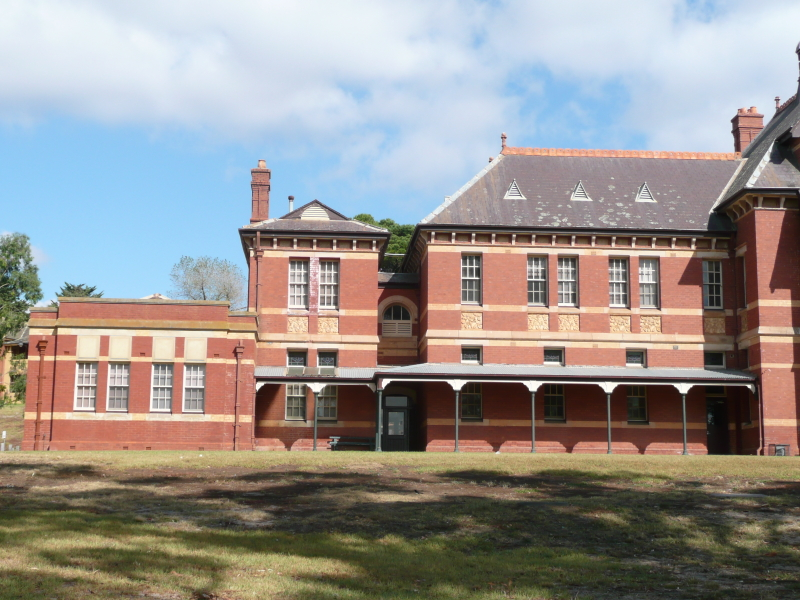
//> input picture workshop/panorama_image1.jpg, 800 x 600 px
$ ./stitchingAdvanced   (built with g++ and OpenCV 4)
//> lines starting //> are read from the running program, lines starting //| are printed output that depends on the picture; after the words box and inside, x2 and y2 are one past the last pixel; in counts of white or black regions, pixels touching at a corner belong together
#include <iostream>
#include <string>
#include "opencv2/opencv_modules.hpp"
#include "opencv2/core/utility.hpp"
#include "opencv2/imgcodecs.hpp"
#include "opencv2/highgui.hpp"
#include "opencv2/features2d.hpp"
#include "opencv2/stitching/detail/blenders.hpp"
#include "opencv2/stitching/detail/camera.hpp"
#include "opencv2/stitching/detail/exposure_compensate.hpp"
#include "opencv2/stitching/detail/matchers.hpp"
#include "opencv2/stitching/detail/motion_estimators.hpp"
#include "opencv2/stitching/detail/seam_finders.hpp"
#include "opencv2/stitching/detail/util.hpp"
#include "opencv2/stitching/detail/warpers.hpp"
#include "opencv2/stitching/warpers.hpp"

#include <variant>

using namespace std;
using namespace cv;
using namespace cv::detail;

int main(int argc, char* argv[])
{
    // Default parameters
    vector<String> img_names;
    double scale = 1;
    string features_type = "orb";    //"surf" or "orb" features type
    float match_conf = 0.3f;
    float conf_thresh = 1.f;
    string adjuster_method = "ray";  //"reproj" or "ray" adjuster method
    bool do_wave_correct = true;
    WaveCorrectKind wave_correct_type = WAVE_CORRECT_HORIZ;
    string warp_type = "spherical";
    int expos_comp_type = ExposureCompensator::GAIN_BLOCKS;
    string seam_find_type = "gc_color";
    float blend_strength = 5;
    int blend_type = Blender::MULTI_BAND;
    string result_name = "panorama_result.jpg";

    double start_time = getTickCount();


    // 1-Input images
    if(argc > 1)
    {
        for(int i=1; i < argc; i++)
            img_names.push_back(argv[i]);
    }
    else
    {
        img_names.push_back("panorama_image1.jpg");
        img_names.push_back("panorama_image2.jpg");
    }
    // Check if have enough images
    int num_images = static_cast<int>(img_names.size());
    if (num_images < 2) {cout << "Need more images" << endl; return -1; }


    // 2- Resize images and find features steps
    cout << "Finding features..." << endl;
    double t = getTickCount();

    Ptr<Feature2D> finder;
    if (features_type == "surf") {
        finder = SIFT::create();
    } else if (features_type == "orb") {
        finder = ORB::create();
    } else {
        cout << "Unknown 2D features type: '" << features_type << endl; return -1;
    }

    Mat full_img, img;
    vector<ImageFeatures> features(num_images);
    vector<Mat> images(num_images);
    vector<Size> full_img_sizes(num_images);

    for (int i = 0; i < num_images; ++i)
    {
        full_img = imread(img_names[i]);
//> full_img is the input picture: 600 rows x 800 cols, CV_8UC3; mean B, G, R 142.7, 146.1, 151
        full_img_sizes[i] = full_img.size();

        if (full_img.empty()) {cout << "Can't open image " << img_names[i] << endl; return -1; }

        resize(full_img, img, Size(), scale, scale);
        images[i] = img.clone();

        computeImageFeatures(finder, img, features[i]);
        features[i].img_idx = i;
        cout << "Features in image #" << i+1 << " are : " << features[i].keypoints.size() << endl;
    }
//> pass 2 of the loop `for (int i = 0; i < num_images; ++i)`:
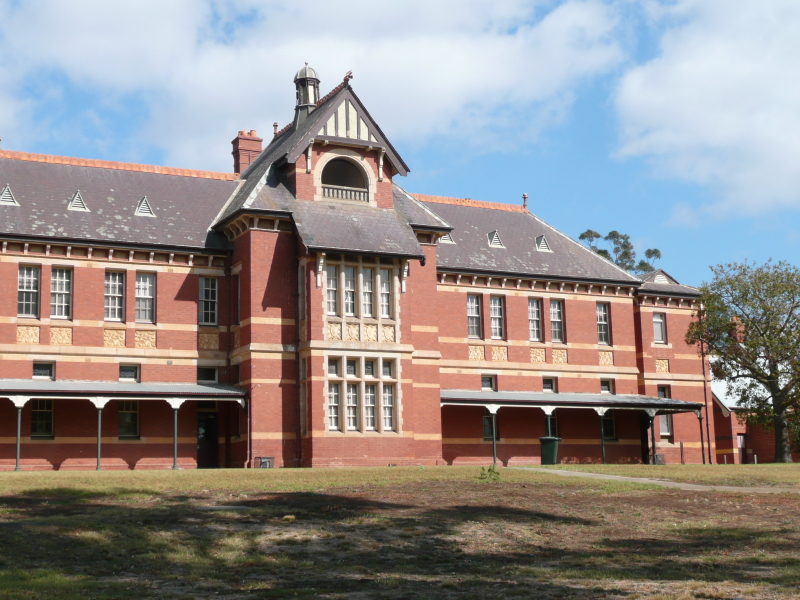
//> input picture workshop/panorama_image2.jpg, 800 x 600 px
//> full_img is the input picture: 600 rows x 800 cols, CV_8UC3; mean B, G, R 138.5, 139.8, 145.8
    // finder_sift->collectGarbage();

    full_img.release();
    img.release();
    cout << "Finding features, time: " << ((getTickCount() - t) / getTickFrequency()) << " sec" << endl;


    // 3- Match features
    cout << "Pairwise matching" << endl;
    t = getTickCount();
    vector<MatchesInfo> pairwise_matches;
    BestOf2NearestMatcher matcher(false, match_conf);
    matcher(features, pairwise_matches);
    matcher.collectGarbage();
    cout << "Pairwise matching, time: " << ((getTickCount() - t) / getTickFrequency()) << " sec" << endl;


    // 4- Select images and matches subset to build the panorama
    vector<int> indices = leaveBiggestComponent(features, pairwise_matches, conf_thresh);
    vector<Mat> img_subset;
    vector<String> img_names_subset;
    vector<Size> full_img_sizes_subset;
    for (size_t i = 0; i < indices.size(); ++i)
    {
        img_names_subset.push_back(img_names[indices[i]]);
        img_subset.push_back(images[indices[i]]);
        full_img_sizes_subset.push_back(full_img_sizes[indices[i]]);
    }
    images = img_subset;
    img_names = img_names_subset;
    full_img_sizes = full_img_sizes_subset;


    // Estimate camera parameters rough
    HomographyBasedEstimator estimator;
    vector<CameraParams> cameras;
    if (!estimator(features, pairwise_matches, cameras)){cout << "Homography estimation failed." << endl; return -1; }

    for (size_t i = 0; i < cameras.size(); ++i)
    {
        Mat R;
        cameras[i].R.convertTo(R, CV_32F);
        cameras[i].R = R;
        cout << "Initial intrinsic  #" << indices[i]+1 << ":\n" << cameras[i].K() << endl;
    }


    // 5- Refine camera parameters globally
    Ptr<BundleAdjusterBase> adjuster;
    if (adjuster_method == "reproj")
        // "reproj" method
        adjuster = makePtr<BundleAdjusterReproj>();
    else // "ray" method
        adjuster = makePtr<BundleAdjusterRay>();

    adjuster->setConfThresh(conf_thresh);
    if (!(*adjuster)(features, pairwise_matches, cameras)) {cout << "Camera parameters adjusting failed." << endl; return -1; }

    // Find median focal length
    vector<double> focals;
    for (size_t i = 0; i < cameras.size(); ++i)
    {
        cout << "Camera #" << indices[i]+1 << ":\n" << cameras[i].K() << endl;
        focals.push_back(cameras[i].focal);
    }
    sort(focals.begin(), focals.end());
    float warped_image_scale;
    if (focals.size() % 2 == 1)
        warped_image_scale = static_cast<float>(focals[focals.size() / 2]);
    else
        warped_image_scale = static_cast<float>(focals[focals.size() / 2 - 1] + focals[focals.size() / 2]) * 0.5f;


    // 6- Wave correlation (optional)
    if (do_wave_correct)
    {
        vector<Mat> rmats;
        for (size_t i = 0; i < cameras.size(); ++i)
            rmats.push_back(cameras[i].R.clone());

        waveCorrect(rmats, wave_correct_type);
        for (size_t i = 0; i < cameras.size(); ++i)
            cameras[i].R = rmats[i];
    }


    // 7- Warp images
    cout << "Warping images (auxiliary)... " << endl;
    t = getTickCount();
    vector<Point> corners(num_images);
    vector<UMat> masks_warped(num_images);
    vector<UMat> images_warped(num_images);
    vector<Size> sizes(num_images);
    vector<UMat> masks(num_images);

    // Prepare images masks
    for (int i = 0; i < num_images; ++i)
    {
        masks[i].create(images[i].size(), CV_8U);
        masks[i].setTo(Scalar::all(255));
    }

    // Map projections
    Ptr<WarperCreator> warper_creator;
    if (warp_type == "rectilinear")
        warper_creator = makePtr<cv::CompressedRectilinearWarper>(2.0f, 1.0f);

    else if (warp_type == "cylindrical")
        warper_creator = makePtr<cv::CylindricalWarper>();

    else if (warp_type == "spherical")
        warper_creator = makePtr<cv::SphericalWarper>();

    else if (warp_type == "stereographic")
        warper_creator = makePtr<cv::StereographicWarper>();

    else if (warp_type == "panini")
        warper_creator = makePtr<cv::PaniniWarper>(2.0f, 1.0f);

    if (!warper_creator){ cout << "Can't create the following warper '" << warp_type << endl; return 1; }

    Ptr<RotationWarper> warper = warper_creator->create(static_cast<float>(warped_image_scale * scale));

    for (int i = 0; i < num_images; ++i)
    {
        Mat_<float> K;
        cameras[i].K().convertTo(K, CV_32F);
        float swa = (float)scale;
        K(0,0) *= swa; K(0,2) *= swa;
        K(1,1) *= swa; K(1,2) *= swa;

        corners[i] = warper->warp(images[i], K, cameras[i].R, INTER_LINEAR, BORDER_REFLECT, images_warped[i]);
        sizes[i] = images_warped[i].size();

        warper->warp(masks[i], K, cameras[i].R, INTER_NEAREST, BORDER_CONSTANT, masks_warped[i]);
    }

    vector<UMat> images_warped_f(num_images);
    for (int i = 0; i < num_images; ++i)
        images_warped[i].convertTo(images_warped_f[i], CV_32F);

    cout << "Warping images, time: " << ((getTickCount() - t) / getTickFrequency()) << " sec" << endl;


    // 8- Compensate exposure errors
    Ptr<ExposureCompensator> compensator = ExposureCompensator::createDefault(expos_comp_type);
    compensator->feed(corners, images_warped, masks_warped);


    // 9- Find seam masks
    Ptr<SeamFinder> seam_finder;
    if (seam_find_type == "no")
        seam_finder = makePtr<NoSeamFinder>();

    else if (seam_find_type == "voronoi")
        seam_finder = makePtr<VoronoiSeamFinder>();

    else if (seam_find_type == "gc_color")
        seam_finder = makePtr<GraphCutSeamFinder>(GraphCutSeamFinderBase::COST_COLOR);

    else if (seam_find_type == "gc_colorgrad")
        seam_finder = makePtr<GraphCutSeamFinder>(GraphCutSeamFinderBase::COST_COLOR_GRAD);

    else if (seam_find_type == "dp_color")
        seam_finder = makePtr<DpSeamFinder>(DpSeamFinder::COLOR);

    else if (seam_find_type == "dp_colorgrad")
        seam_finder = makePtr<DpSeamFinder>(DpSeamFinder::COLOR_GRAD);

    if (!seam_finder){cout << "Can't create the following seam finder '" << seam_find_type << endl; return 1; }
    seam_finder->find(images_warped_f, corners, masks_warped);

    // Release unused memory
    images.clear();
    images_warped.clear();
    images_warped_f.clear();
    masks.clear();


    // 10- Create a blender
    Ptr<Blender> blender = Blender::createDefault(blend_type, false);
    Size dst_sz = resultRoi(corners, sizes).size();
//> dst_sz = Size(1284, 601)
    float blend_width = sqrt(static_cast<float>(dst_sz.area())) * blend_strength / 100.f;
//> blend_width = 43.92
    if (blend_width < 1.f)
        blender = Blender::createDefault(Blender::NO, false);

    else if (blend_type == Blender::MULTI_BAND)
    {
        MultiBandBlender* mb = dynamic_cast<MultiBandBlender*>(blender.get());
        mb->setNumBands(static_cast<int>(ceil(log(blend_width)/log(2.)) - 1.));
        cout << "Multi-band blender, number of bands: " << mb->numBands() << endl;
    }
    else if (blend_type == Blender::FEATHER)
    {
        FeatherBlender* fb = dynamic_cast<FeatherBlender*>(blender.get());
        fb->setSharpness(1.f/blend_width);
        cout << "Feather blender, sharpness: " << fb->sharpness() << endl;
    }
    blender->prepare(corners, sizes);


    // 11- Compositing step
    cout << "Compositing..." << endl;
    t = getTickCount();
    Mat img_warped, img_warped_s;
    Mat dilated_mask, seam_mask, mask, mask_warped;

    for (int img_idx = 0; img_idx < num_images; ++img_idx)
    {
        cout << "Compositing image #" << indices[img_idx]+1  << endl;

        // 11.1- Read image and resize it if necessary
        full_img = imread(img_names[img_idx]);

        if (abs(scale - 1) > 1e-1)
            resize(full_img, img, Size(), scale, scale);
        else
            img = full_img;

        full_img.release();
        Size img_size = img.size();
//> img_size = Size(800, 600)

        Mat K;
        cameras[img_idx].K().convertTo(K, CV_32F);

        // 11.2- Warp the current image
        warper->warp(img, K, cameras[img_idx].R, INTER_LINEAR, BORDER_REFLECT, img_warped);
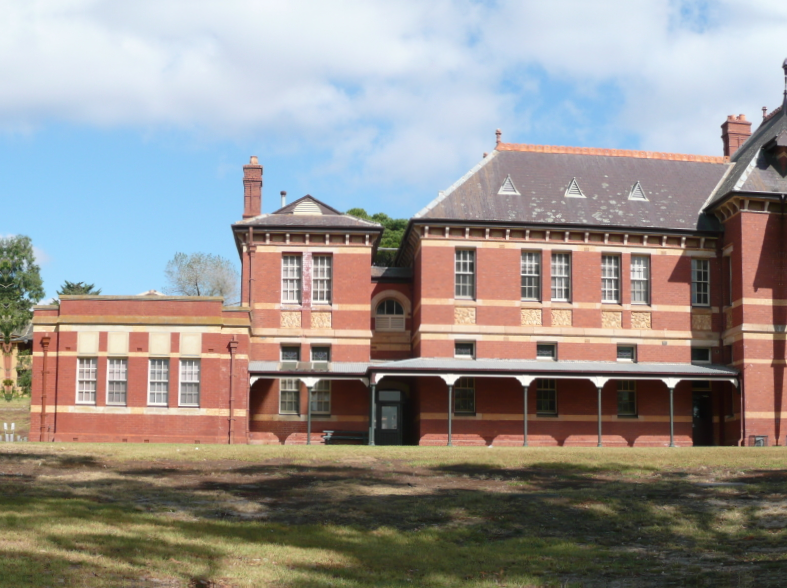
//> img_warped: 588 rows x 787 cols, CV_8UC3; mean B, G, R 143.1, 146.4, 151.3

        // Warp the current image mask
        mask.create(img_size, CV_8U);
        mask.setTo(Scalar::all(255));
        warper->warp(mask, K, cameras[img_idx].R, INTER_NEAREST, BORDER_CONSTANT, mask_warped);

        // 11.3- Compensate exposure error step
        compensator->apply(img_idx, corners[img_idx], img_warped, mask_warped);

        img_warped.convertTo(img_warped_s, CV_16S);
        img_warped.release();
        img.release();
        mask.release();

        dilate(masks_warped[img_idx], dilated_mask, Mat());
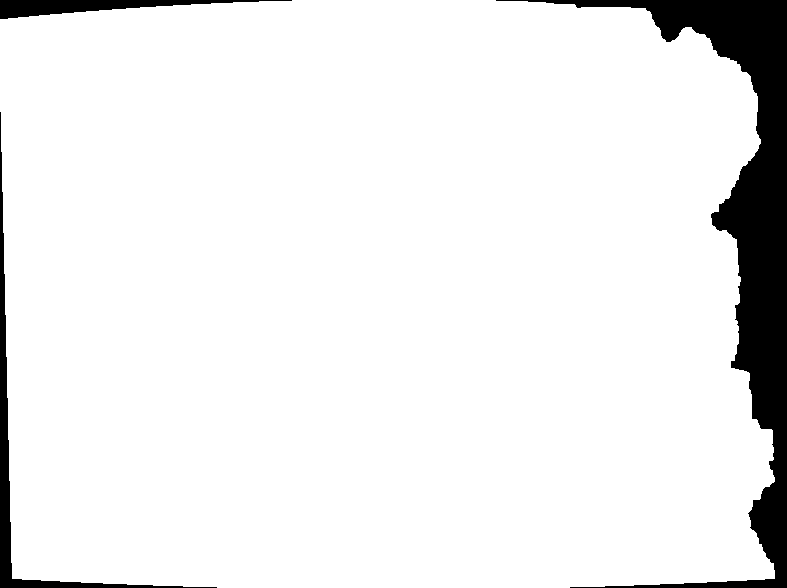
//> dilated_mask: 588 rows x 787 cols, CV_8UC1; 92.6% white; 3 black regions, box (x1, y1, x2, y2) and area: (496, 0, 787, 588) 27849, (0, 112, 217, 588) 3896, (0, 0, 292, 19) 2358
        resize(dilated_mask, seam_mask, mask_warped.size());
        mask_warped = seam_mask & mask_warped;
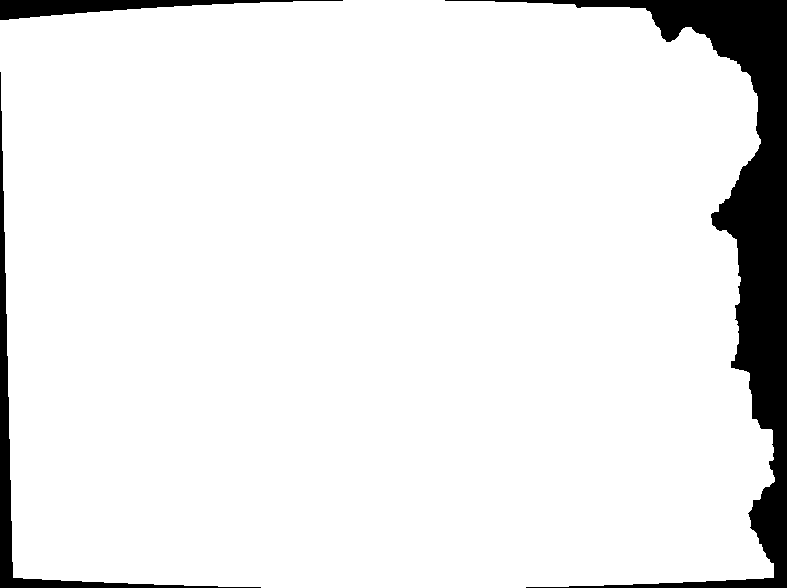
//> mask_warped: 588 rows x 787 cols, CV_8UC1; 92.3% white; 3 black regions, box (x1, y1, x2, y2) and area: (445, 0, 787, 588) 28220, (0, 72, 261, 588) 4672, (0, 0, 343, 20) 2720

        // 11.4- Blending images step
        blender->feed(img_warped_s, mask_warped, corners[img_idx]);

    }
//> pass 2 of the loop `for (int img_idx = 0; img_idx < num_images; ++img_idx)`:
//| Compositing image #2
//> K = [[1163.6, 0, 400], [0, 1163.6, 300], [0, 0, 1]]
//> `warper->warp(mask, K, cameras[img_idx].R, INTER_NEAREST, BORDER_CONSTA..`:
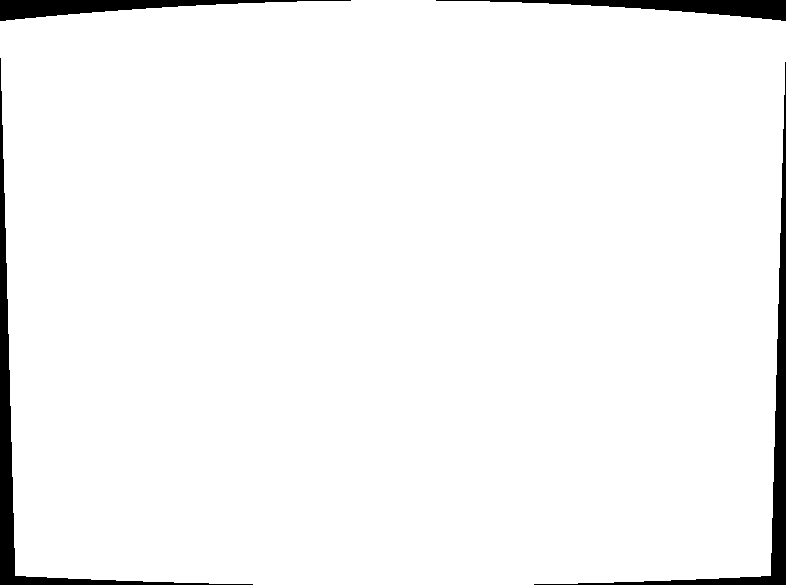
//> mask_warped: 585 rows x 786 cols, CV_8UC1; 96.5% white; 4 black regions, box (x1, y1, x2, y2) and area: (0, 58, 253, 585) 5261, (534, 62, 786, 585) 5180, (0, 0, 351, 21) 2829, (436, 0, 786, 21) 2808
//> img_idx = 1
//> img_warped_s: 585 rows x 786 cols, CV_16SC3
//> dilated_mask: 585 rows x 786 cols, CV_8UC1; 68.3% white; 3 black regions, box (x1, y1, x2, y2) and area: (0, 0, 296, 585) 138713, (579, 96, 786, 585) 4406, (491, 0, 786, 20) 2438
//> `mask_warped = seam_mask & mask_warped;`:
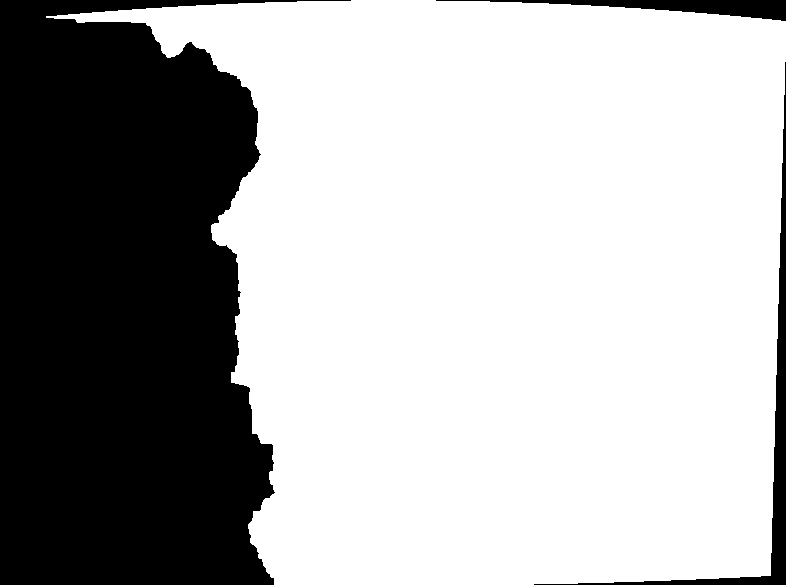
//> mask_warped: 585 rows x 786 cols, CV_8UC1; 68% white; 3 black regions, box (x1, y1, x2, y2) and area: (0, 0, 351, 585) 139033, (534, 62, 786, 585) 5180, (436, 0, 786, 21) 2808
    Mat result, result_mask;
    blender->blend(result, result_mask);

    cout << "Compositing, time: " << ((getTickCount() - t) / getTickFrequency()) << " sec" << endl;

    imwrite(result_name, result);
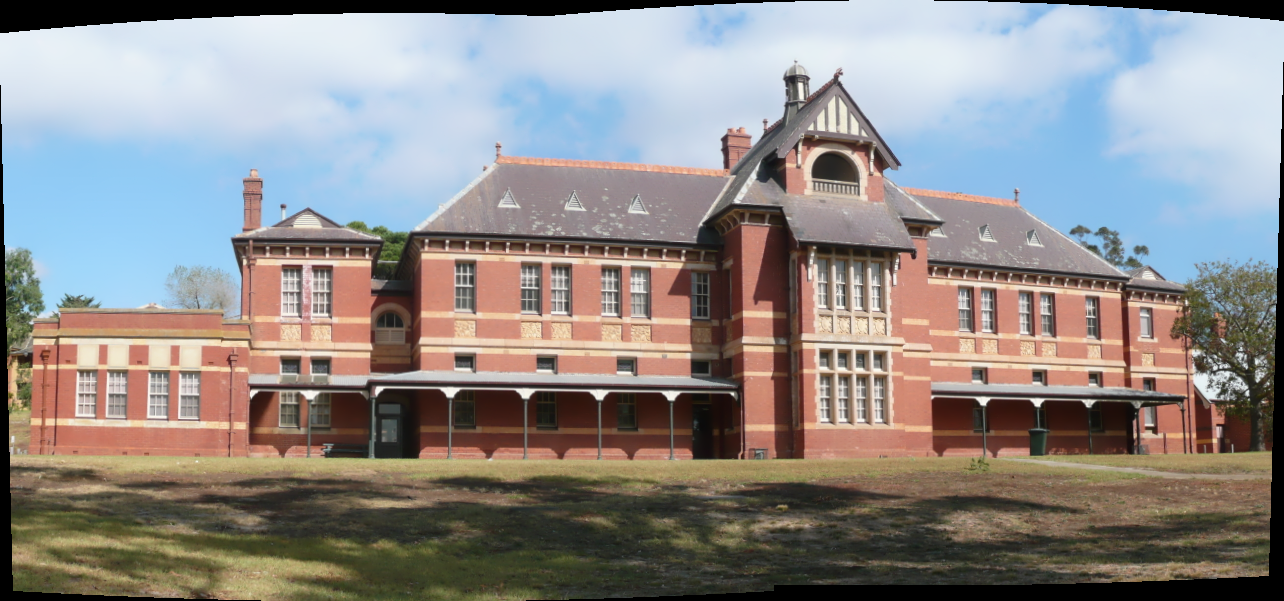
//> saved as panorama_result.jpg: 601 rows x 1284 cols, CV_8UC3; mean B, G, R 137.1, 138.9, 143.2

    cout << "Finished, total time: " << ((getTickCount() - start_time) / getTickFrequency()) << " sec" << endl;
    return 0;
}
